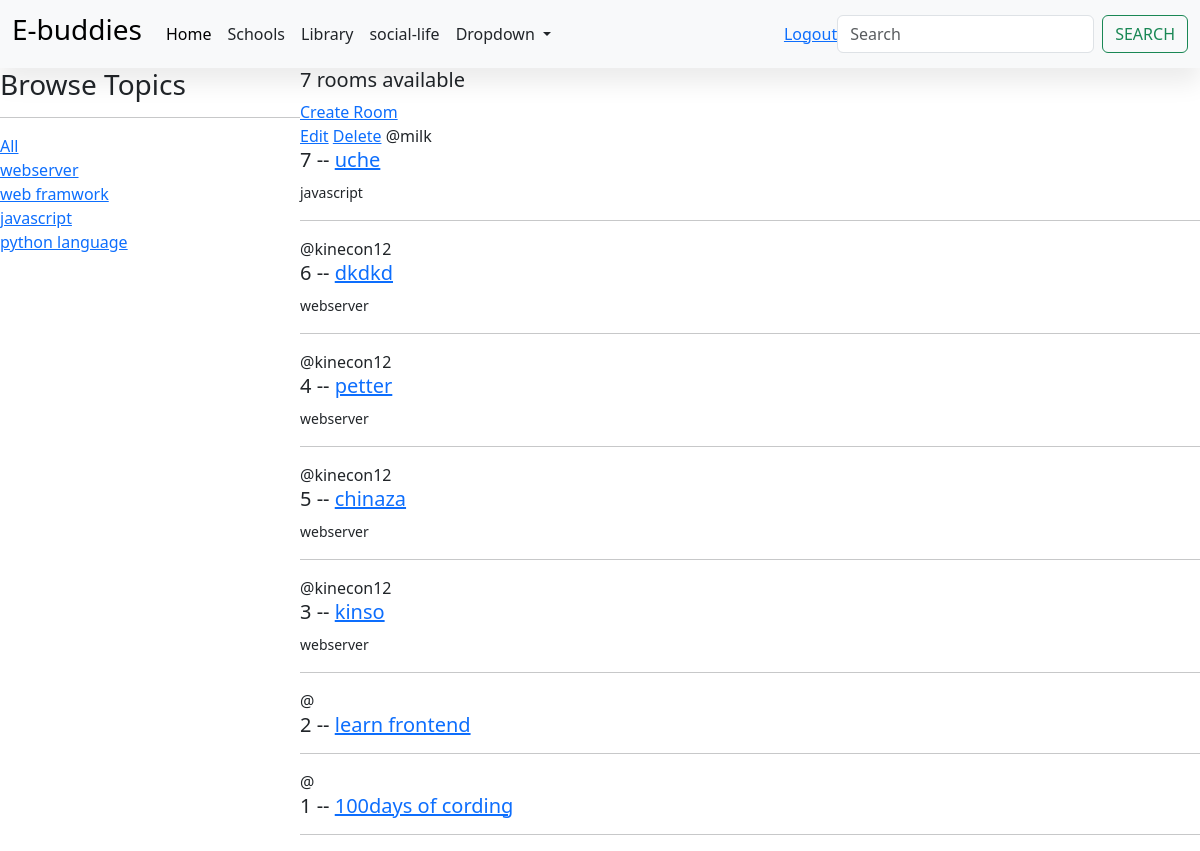
Screenshot of /home/ (signed in) with the database file from the repository.
### base/models.py (models this page shows, shortened)
class Topic(models.Model):
    name = models.CharField(max_length=200)

class Room(models.Model):
    host = models.ForeignKey(User, on_delete=models.SET_NULL, null=True)
    topic = models.ForeignKey('Topic', on_delete=models.SET_NULL, null=True)
    name = models.CharField(max_length=200)
    description = models.TextField(null=True, blank=True)
    update = models.DateTimeField(auto_now=True)
    created = models.DateTimeField(auto_now_add=True)
    class Meta:
       ordering = ['-update', '-created']

### base/views.py (the view)
# urls.py: path('home/', views.Home, name='Home'),
def Home(request):
    q = request.GET.get('q') if request.GET.get('q') != None else ''
    rooms = Room.objects.filter(
        Q(topic__name__icontains=q,) |
        Q(name__icontains=q) |
        Q(description__icontains=q)
    )
    topics = Topic.objects.all()
    room_count = rooms.count
    contxt = {'rooms': rooms, 'topics': topics, 'room_count': room_count}
    return render(request, 'base/home.html', contxt)

### base/templates/base/home.html (shortened to what this page needs)
{% extends 'main.html' %}
{% block content %}
<div class="Home-container">
    <div>
        <h3>Browse Topics</h3>
        <hr>
        <div>
            <a href="{% url 'Home' %}">All</a>
        </div>
        {% for topic in topics  %}
            <div>
                <a href="{% url 'Home' %}?q={{topic.name}}">{{topic.name}}</a>
            </div>
        {% endfor %}
    </div>
    <div>
        <h5>{{room_count}} rooms available</h5>
        <a href="{% url 'create-room' %}">Create Room</a>
        <div>
            {% for room in rooms  %}
            <div>
                {% if request.user == room.host %}
                <a href="{% url 'update-room' room.id %}">Edit</a>
                <a href="{% url 'delete-room' room.id %}">Delete</a>
                {% endif %}
                <span>@{{room.host.username}}</span>
                <h5>{{room.id}} -- <a href="{% url 'room' room.id %}">{{room.name}}</a></h5>
                <small>{{room.topic.name}}</small>
                <hr>
            </div>
             {% endfor %}
        </div>
    </div>
</div>
{% endblock content %}

### static/styles/main.css (style rules this page uses)
body { background-color:floralwhite; }

### static/styles/style.css (style rules this page uses)
:root { --c-dark: #212529; --c-brand: #4e57d4; --c-brand-light: #6970dd; --c-brand-rgb: 78, 87, 212; --c-body: #727272; --font-base: "ClashDisplay", sans-serif; --box-shadow: 0px 15px 25px rgba(0,0,0,0.08); --transition: all 0.5s ease; }
body { font-family: var(--font-base); line-height: 1.7; color: var(--c-body); }
h1, h2, h3,h4, h5, h6, .h1, .h2, .h3, .h4, .h5, .h6 { font-weight: 600; color: var(--c-dark); }
a { text-decoration: none; color: var(--c-brand); transition: var(--transition); }

### base/templates/base/home.html (style rules this page uses)
.Home-container { display: grid; grid-template-columns: 1fr 3fr; }

### rows the page displays
Topic: name "webserver"
Topic: name "web framwork"
Topic: name "javascript"
Topic: name "python language"
Room: shows "Edit", host.username "milk", id "7", name "uche", topic.name "javascript"
Room: host.username "kinecon12", id "6", name "dkdkd", topic.name "webserver"
Room: host.username "kinecon12", id "4", name "petter", topic.name "webserver"
Room: host.username "kinecon12", id "5", name "chinaza", topic.name "webserver"
Room: host.username "kinecon12", id "3", name "kinso", topic.name "webserver"
Room: id "2", name "learn frontend"
Room: id "1", name "100days of cording"

### other values shown
{{ room_count }} "7"
